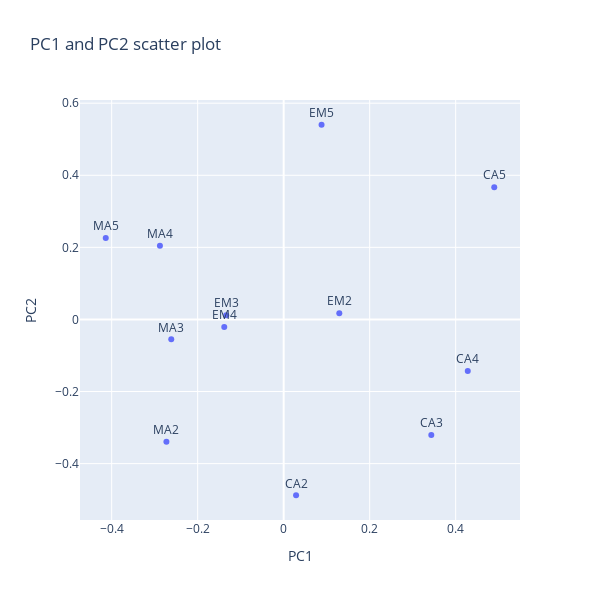

Write notebook code for a chart like this one.
### Code cell
# scatter plot
import plotly.express as px
fig = px.scatter(column_pca_components_df.iloc[0:2, 0:12].T,
                 x = "PC1", 
                 y = "PC2", 
                 title = "PC1 and PC2 scatter plot",
                 text = row_pca_components_df.columns[0:12].tolist()
                 )

fig.update_layout(
    width = 600,  # 設定寬度
    height = 600,  # 設定高度
)

fig.update_traces(textposition='top center')
fig.show()

### Figure 1 — Plotly figure (JSON) as saved in the notebook; plotly's stock layout.template omitted (floating-point values rounded to 4 significant figures)
{"data": [{"hovertemplate": "PC1=%{x}<br>PC2=%{y}<br>text=%{text}<extra></extra>", "legendgroup": "", "marker": {"color": "#636efa", "symbol": "circle"}, "mode": "markers+text", "name": "", "orientation": "v", "showlegend": false, "text": ["MA2", "EM2", "CA2", "MA3", "EM3", "CA3", "MA4", "EM4", "CA4", "MA5", "EM5", "CA5"], "textposition": "top center", "type": "scatter", "x": [-0.2727, 0.1294, 0.02887, -0.2615, -0.1336, 0.3433, -0.2878, -0.1382, 0.4282, -0.4138, 0.0881, 0.4897], "xaxis": "x", "y": [-0.3397, 0.01726, -0.4878, -0.05525, 0.01193, -0.3208, 0.2048, -0.0207, -0.1429, 0.226, 0.5402, 0.3668], "yaxis": "y"}], "layout": {"height": 600, "legend": {"tracegroupgap": 0}, "title": {"text": "PC1 and PC2 scatter plot"}, "width": 600, "xaxis": {"anchor": "y", "domain": [0, 1], "title": {"text": "PC1"}}, "yaxis": {"anchor": "x", "domain": [0, 1], "title": {"text": "PC2"}}}}
